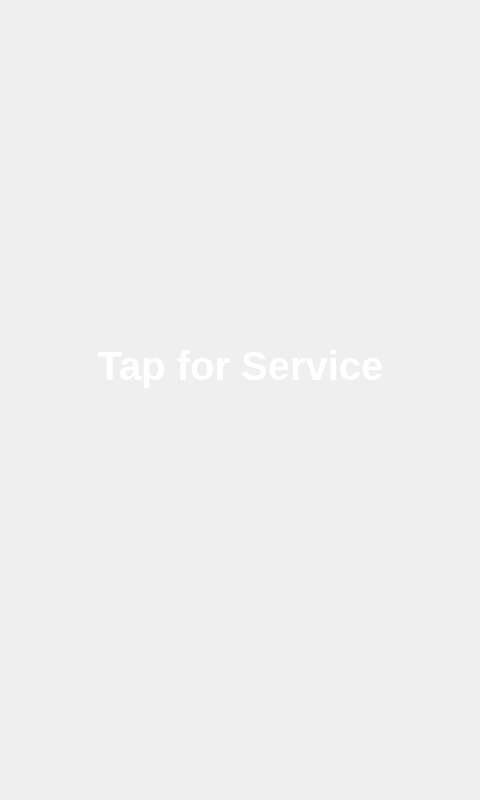
<?xml version="1.0" encoding="UTF-8"?>
<ui version="4.0">
 <class>Dialog</class>
 <widget class="QDialog" name="Dialog">
  <property name="geometry">
   <rect>
    <x>0</x>
    <y>0</y>
    <width>480</width>
    <height>800</height>
   </rect>
  </property>
  <property name="windowTitle">
   <string>Dialog</string>
  </property>
  <widget class="QLabel" name="label_2">
   <property name="geometry">
    <rect>
     <x>0</x>
     <y>0</y>
     <width>480</width>
     <height>800</height>
    </rect>
   </property>
   <property name="mouseTracking">
    <bool>false</bool>
   </property>
   <property name="autoFillBackground">
    <bool>true</bool>
   </property>
   <property name="styleSheet">
    <string notr="true"/>
   </property>
   <property name="text">
    <string/>
   </property>
   <property name="pixmap">
    <pixmap>../assets/WaiterLITE-UI-13.png</pixmap>
   </property>
   <property name="scaledContents">
    <bool>true</bool>
   </property>
  </widget>
  <widget class="QPushButton" name="goToNextButton">
   <property name="geometry">
    <rect>
     <x>-10</x>
     <y>-10</y>
     <width>491</width>
     <height>411</height>
    </rect>
   </property>
   <property name="styleSheet">
    <string notr="true">background-color: transparent; border: 0px;</string>
   </property>
   <property name="text">
    <string/>
   </property>
  </widget>
  <widget class="QPushButton" name="menuButton">
   <property name="geometry">
    <rect>
     <x>40</x>
     <y>410</y>
     <width>191</width>
     <height>81</height>
    </rect>
   </property>
   <property name="styleSheet">
    <string notr="true">background-color: transparent; border: 0px;</string>
   </property>
   <property name="text">
    <string/>
   </property>
  </widget>
  <widget class="QPushButton" name="checkoutButton">
   <property name="geometry">
    <rect>
     <x>240</x>
     <y>410</y>
     <width>201</width>
     <height>81</height>
    </rect>
   </property>
   <property name="styleSheet">
    <string notr="true">background-color: transparent; border: 0px;</string>
   </property>
   <property name="text">
    <string/>
   </property>
  </widget>
  <widget class="QPushButton" name="sadButton">
   <property name="geometry">
    <rect>
     <x>65</x>
     <y>573</y>
     <width>113</width>
     <height>81</height>
    </rect>
   </property>
   <property name="styleSheet">
    <string notr="true">background-color: transparent; border: 0px;</string>
   </property>
   <property name="text">
    <string/>
   </property>
   <property name="icon">
    <iconset resource="../WaiterLITE01.qrc">
     <normaloff>:/Screens/assets/sad-1.png</normaloff>:/Screens/assets/sad-1.png</iconset>
   </property>
   <property name="iconSize">
    <size>
     <width>70</width>
     <height>70</height>
    </size>
   </property>
  </widget>
  <widget class="QPushButton" name="neutralButton">
   <property name="geometry">
    <rect>
     <x>184</x>
     <y>578</y>
     <width>113</width>
     <height>81</height>
    </rect>
   </property>
   <property name="styleSheet">
    <string notr="true">background-color: transparent; border: 0px;</string>
   </property>
   <property name="text">
    <string/>
   </property>
   <property name="icon">
    <iconset resource="../WaiterLITE01.qrc">
     <normaloff>:/Screens/assets/Average-1.png</normaloff>:/Screens/assets/Average-1.png</iconset>
   </property>
   <property name="iconSize">
    <size>
     <width>70</width>
     <height>70</height>
    </size>
   </property>
  </widget>
  <widget class="QPushButton" name="happyButton">
   <property name="geometry">
    <rect>
     <x>296</x>
     <y>578</y>
     <width>113</width>
     <height>81</height>
    </rect>
   </property>
   <property name="autoFillBackground">
    <bool>false</bool>
   </property>
   <property name="styleSheet">
    <string notr="true">background-color: transparent; border: 0px;</string>
   </property>
   <property name="text">
    <string/>
   </property>
   <property name="icon">
    <iconset resource="../WaiterLITE01.qrc">
     <normaloff>:/Screens/assets/Happy-1.png</normaloff>:/Screens/assets/Happy-1.png</iconset>
   </property>
   <property name="iconSize">
    <size>
     <width>70</width>
     <height>70</height>
    </size>
   </property>
  </widget>
  <widget class="QPushButton" name="askForCableButton">
   <property name="geometry">
    <rect>
     <x>320</x>
     <y>720</y>
     <width>151</width>
     <height>71</height>
    </rect>
   </property>
   <property name="styleSheet">
    <string notr="true">background-color: transparent; border: 0px;</string>
   </property>
   <property name="text">
    <string/>
   </property>
  </widget>
  <widget class="QLabel" name="messageLabel">
   <property name="geometry">
    <rect>
     <x>30</x>
     <y>340</y>
     <width>421</width>
     <height>51</height>
    </rect>
   </property>
   <property name="font">
    <font>
     <pointsize>30</pointsize>
     <weight>75</weight>
     <bold>true</bold>
    </font>
   </property>
   <property name="styleSheet">
    <string notr="true">color:white;</string>
   </property>
   <property name="text">
    <string>Tap for Service</string>
   </property>
   <property name="alignment">
    <set>Qt::AlignCenter</set>
   </property>
   <property name="indent">
    <number>-1</number>
   </property>
  </widget>
 </widget>
 <resources>
  <include location="../WaiterLITE01.qrc"/>
 </resources>
 <connections/>
</ui>
